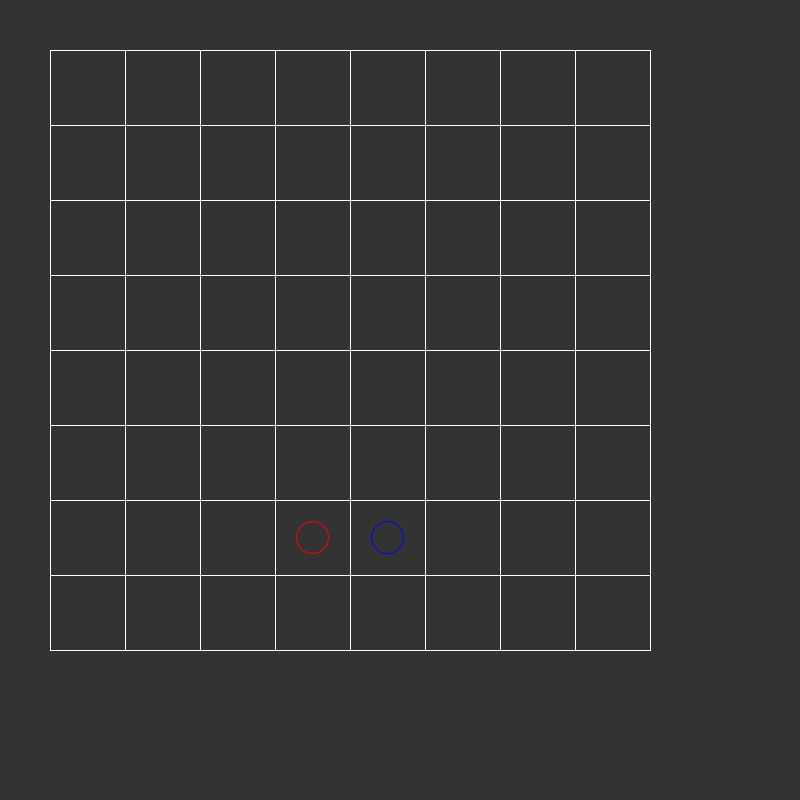
Frame 1 (no input)
Frame 60 (the mouse pressed at the canvas centre just before this capture): identical to frame 1, image omitted
Frame 120 (the mouse held since frame 60 and released just before this capture): identical to frame 1, image omitted

The Processing sketch that drew this single still picture (run headless with seeded random() and noise(); from frame 60 on, the mouse is pressed at the canvas centre):

// Processing sketch: Chess
// ── Chess.pde
static final int NUMPIECES = 32;
Board board;
// ChessPiece[] pieces = new ChessPiece[NUMPIECES];
ChessPiece selected;


void setup() {
  size(800, 800);
  board = new Board(75, 50, 50);
  // peasant moves
  PVector[] moves = {new PVector(0, -1), new PVector(1, 0)};
  ChessPiece piece1 = new ChessPiece(
    1,                        // moveLength
    moves,                    // moves
    new PVector(3, 6),        // position
    "Peasant",                // name
    -1                        // isWhite
  );
  
  ChessPiece piece2 = new ChessPiece(
    1,                        // moveLength
    moves,                    // moves
    new PVector(4, 6),        // position
    "Peasant",                // name
    1                         // isWhite
  );
  
  // update the board whenever a new piece gets created
  board.board[int(piece1.position.x)][int(piece1.position.y)] = piece1;
  board.board[int(piece2.position.x)][int(piece2.position.y)] = piece2;
}

void draw() {
  background(51);
  board.drawBoard();
  for (int i = 0; i < 8; i++) {
    for (int j = 0; j < 8; j++) {
      if (board.board[i][j] != null) {
        board.board[i][j].display(board);
      }
    }
  }
}


void mousePressed() {
  // get the cell where the mouse was clicked
  PVector mouseCell = new PVector(
                                  int((mouseX - board.x) / board.cellSize),
                                  int((mouseY - board.y) / board.cellSize)
                                  );
                                  
  boolean changed = false;
  for (int i = 0; i < 8; i++) {
    for (int j = 0; j < 8; j++) {
      if (board.board[i][j] != null && selected == null) {
        // can't test for equality, distance < 1 means they are in the same cell
        if (PVector.dist(board.board[i][j].position, mouseCell) < 1) {
          selected = board.board[i][j];
          changed = true;
          break;
        }
      }
    }
  }
  
  // player clicked in an empty field
  if (!changed) {
    if (selected != null) {
      selected.move(mouseCell, board);
    }
    selected = null;
  }
}
// ── Board.pde
class Board {
  
  int cellSize;
  float x;
  float y;
  
  // two dimensional array for all the pieces on the board
  // 0 means no piece == initial value
  // -1 means a white piece
  // +1 means a black piece
  ChessPiece[][] board;
  
  Board(int cs, float x_, float y_) {
    cellSize = cs;
    x = x_;
    y = y_;
    board = new ChessPiece[8][8];
  }  
  
  // draw a 8x8 chess board starting at x, y with a specified cell size
  void drawBoard() {
    float len = cellSize * 8;
    stroke(255);
    noFill();
    rect(x, y, len, len);
    for (int i = 1; i < 8; i++) {
      // vertical lines
      line(x + i * cellSize, y, x + i * cellSize, y + len);
      // horizontal lines
      line(x, y + i * cellSize, x + len, y + i * cellSize);
    }
  }
}
// ── ChessPiece.pde
class ChessPiece {
  
  int moveLength;
  PVector[] moves;
  PVector position;
  ArrayList<PVector> validMoves;
  String name;
  
  // if white -1
  // if black 1
  int isWhite;
  
  ChessPiece(int ml, PVector[] m, PVector p, String n, int w) {
    moveLength = ml;
    moves = m;
    position = p;
    name = n;
    isWhite = w;
    
    generateValidMoves();
  }
  
  void display(Board board) {
    float x = board.x + position.x * board.cellSize;
    float y = board.y + position.y * board.cellSize;
    noFill();
    if (isWhite == -1) stroke(255, 0, 0);
    if (isWhite == 1) stroke(0, 0, 255);
    ellipse(x + board.cellSize/2, y + board.cellSize/2, 32, 32);
  }
  
  void generateValidMoves() {
    validMoves = new ArrayList<PVector>();
    for (int i = 0; i < moves.length; i++) {
      PVector currentPosition = position.copy();
      PVector move = moves[i];
      for (int j = 1; j <= moveLength; j++) {
        currentPosition.add(move);
        
        // safety for move out of the board
        if (currentPosition.x < 0 || currentPosition.x > 7 || currentPosition.y < 0 || currentPosition.y > 7) break;
        
        // case the field is empty
        if (board.board[int(currentPosition.x)][int(currentPosition.y)] == null) {
          validMoves.add(currentPosition.copy());
        }
        
        // case the incountered piece is the same color as this piece
        else if (board.board[int(currentPosition.x)][int(currentPosition.y)].isWhite == isWhite) {
          break;
        }
        
        // case the field is occupied by a different color as this one
        else {
          validMoves.add(currentPosition.copy());
          break;
        }
      }
    }
    println(validMoves);
  }
  
  void move(PVector goal, Board board) {
    // if the player clicks outside the board return
    if (goal.x > 7 || goal.x < 0 || goal.y > 7 || goal.y < 0) return;
    if (isValidMove(goal)) {
      board.board[int(position.x)][int(position.y)] = null;
      position = goal;
      board.board[int(position.x)][int(position.y)] = this;
      // new valid moves need to be generated after every move the piece makes
      generateValidMoves();
    }
  }
  
  boolean isValidMove(PVector goal) {
    for (int i = 0; i < validMoves.size(); i++) {
      PVector currentMove = validMoves.get(i);
      if (PVector.dist(currentMove, goal) < 1) {
        return true;
      }
    }
    return false;
  }
}
